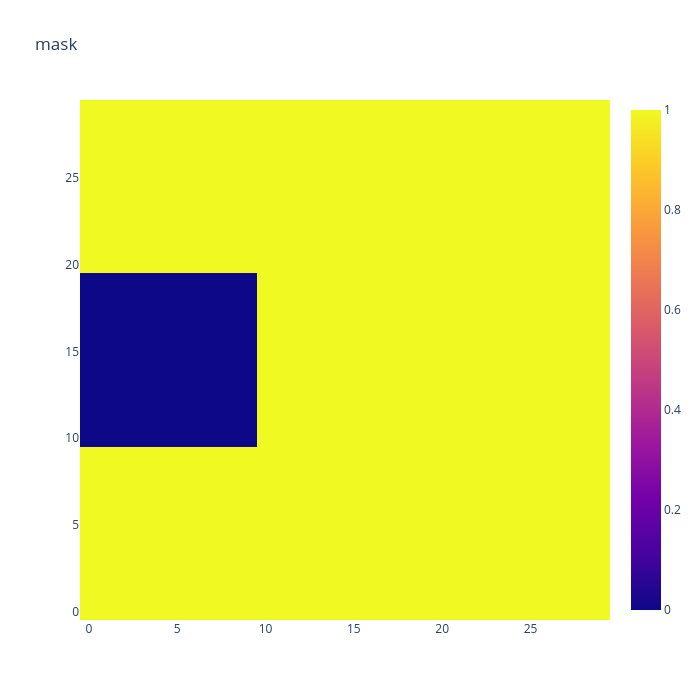

Write notebook code for a chart like this one.
### Code cell
view_matrix(q[np.newaxis, :], title="mask").show()

### Figure 1 — Plotly figure (JSON) as saved in the notebook; plotly's stock layout.template omitted (floating-point values rounded to 4 significant figures; data arrays with more than 128 entries replaced by an {"elided": "..."} marker saying what was removed)
{"data": [{"colorscale": [[0, "#0d0887"], [0.1111, "#46039f"], [0.2222, "#7201a8"], [0.3333, "#9c179e"], [0.4444, "#bd3786"], [0.5556, "#d8576b"], [0.6667, "#ed7953"], [0.7778, "#fb9f3a"], [0.8889, "#fdca26"], [1, "#f0f921"]], "type": "heatmap", "z": {"elided": "30x30 int values"}, "zmax": 1, "zmin": 0}], "layout": {"height": 700, "sliders": [{"active": 0, "currentvalue": {"prefix": "t = "}, "len": 0.8, "steps": [{"args": [["0"], {"frame": {"duration": 0}, "mode": "immediate"}], "label": "0", "method": "animate"}], "x": 0.1}], "title": {"text": "mask"}, "width": 700}}
